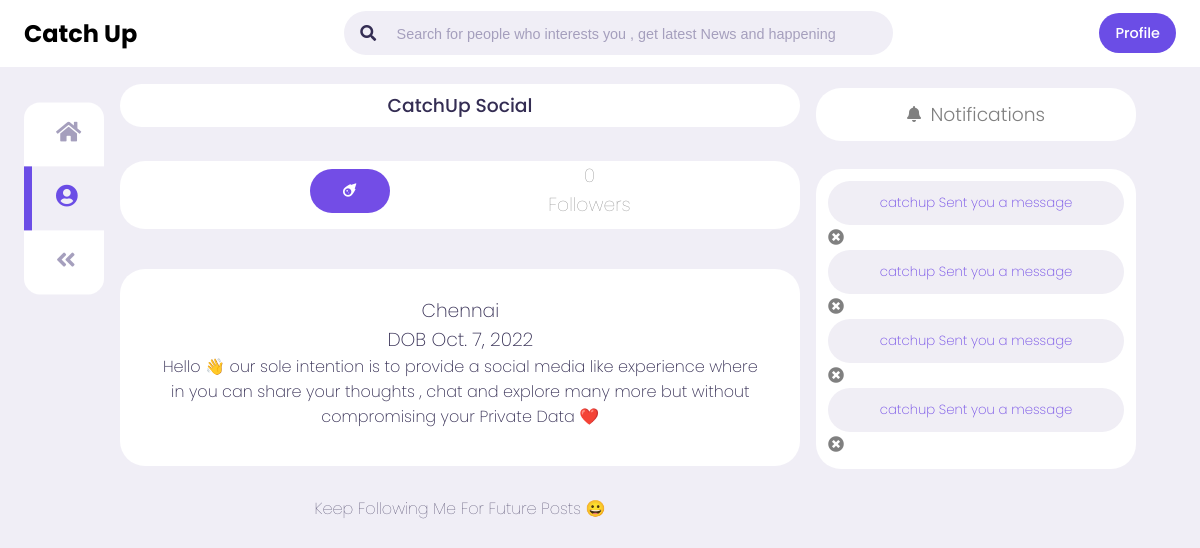
Before: /social/profile/33 (signed in) with the older database file.
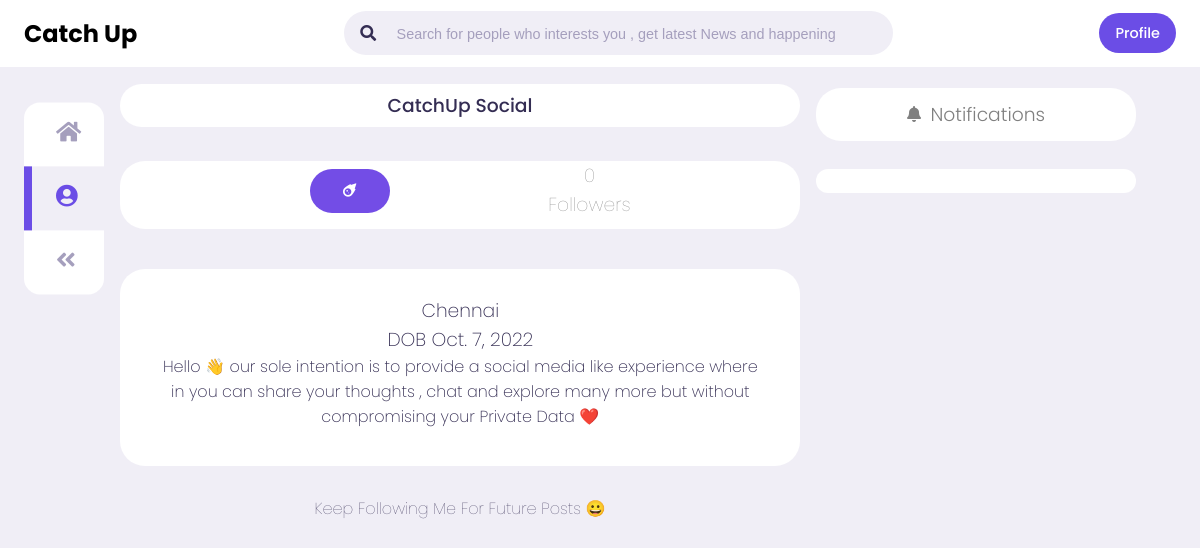
After: the same page with the newer database file.
### social/models.py (models this page shows, shortened)
class UserProfile(models.Model):
    user = models.OneToOneField(User , primary_key = True , verbose_name = 'user' , related_name = 'profile' , on_delete = models.CASCADE)
    name = models.CharField(max_length = 100 , blank = True , null = True)
    bio = models.TextField(max_length = 500 , blank = True , null = True)
    birth_date = models.DateField(null = True , blank = True)
    location = models.CharField(max_length = 100 , blank = True , null = True)
    picture = models.ImageField(upload_to = 'uploads/profile_pictures' , default = 'uploads/profile_pictures/world.png' , blank = True)
    followers = models.ManyToManyField(User , blank = True , related_name = 'followers')

class Notification(models.Model):
    notification_type = models.IntegerField()
    to_user = models.ForeignKey(User , related_name = 'notification_to' , on_delete = models.CASCADE , null = True)
    from_user = models.ForeignKey(User , related_name = 'notification_from' , on_delete = models.CASCADE , null = True)
    post = models.ForeignKey('Post' , on_delete = models.CASCADE , related_name = '+' , blank = True , null = True)
    comment = models.ForeignKey('Comment' , on_delete = models.CASCADE , related_name = '+' , blank = True , null = True)
    thread = models.ForeignKey('ThreadModel' , on_delete = models.CASCADE , related_name = "+" , blank = True , null = True)
    date = models.DateTimeField(default = timezone.now)
    user_has_seen = models.BooleanField(default = False)

### social/views.py (the view, shortened to what this page needs)
# urls.py: path('profile/<int:pk>' , ProfileView.as_view() , name = 'profile'),
class ProfileView(View):
    def get(self , request , pk ,**args):
        profile = UserProfile.objects.get(pk = pk)
        user = profile.user
        posts = Post.objects.filter(author = user).order_by('-created_on')
        followers = profile.followers.all()
        if len(followers) == 0:
            is_following = False
        number_of_followers  = len(followers)
        all_posts = len(posts)
        context = {
            'user' : user,
            'profile' : profile,
            'posts' : posts,
            'all_posts' : all_posts,
            'number_of_followers' : number_of_followers,
            'is_following' : is_following,
            'number_of_posts' : len(posts)
        }
        return render(request , 'social/profile.html' , context)

### social/templates/social/profile.html (shortened to what this page needs)
<!DOCTYPE html>
<html lang="en">
<head>
    <link rel="stylesheet" href="https://pro.fontawesome.com/releases/v5.10.0/css/all.css"/>
    <link rel="stylesheet" href="/static/css/post_list.css">
    <link rel="stylesheet" href="/static/css/general.css">
    <link rel="stylesheet" href="/static/css/notifications.css">
</head>
<body>
    {% load custom_tags %}
    {% load static %}
    <nav>
        <div class="container">
            <a href="{% url 'post-list' %}" style = "color:black;">
            <h2 class="logo">
                Catch Up
            </h2>
            </a>
            <div class="search-bar" >
                <form method="GET" action="{% url 'profile-search' %}">
                    <i class="fas fa-search"></i>
                    <input type="search" name = "query" value = "{{ request.GET.query }}" placeholder="Search for people who interests you , get latest News and happening">
                </form>
            </div>
            <div class="create">
                <a href="{% url 'profile' request.user.profile.pk %}">
                    <label class="btn btn-primary" for="create-post">Profile</label>
                </a>
                </div>
            </div>
    </nav>
    <main>
        <div class="container">
            <div class="left">
                <div class="sidebar">
                    <a  class="menu-item" href="{% url 'post-list' %}" style="color: hsl(255,75%,60%);">
                        <span><i class="fas fa-home"></i></span> <h3>Home</h3>
                    </a>
                    <a class="menu-item active" style="color: hsl(255,75%,60%);">
                        <span><i class="fas fa-user-circle"></i></span>
                    </a>
                     <a class="menu-item" href = "{% url 'account_logout' %}" style="color: hsl(255,75%,60%);">
                        <span><i class="fas fa-angle-double-left"></i></span> <h3>Sign Out</h3>
                    </a>
                </div>
            </div>
            <div class="middle">
                    <div class="profile-pic-name">
                        <div style="text-align: center;margin-top:0rem;">
                            {% if profile.name %}
                                <h3 style="font-weight: 500;size: 100px;">
                                    {{ profile.name }}
                                </h3>
                            {% endif %}
                        </div>
                    </div>
                    <div class="followers-count-and-button">
                        <div>
                            {% if user != request.user %}
                            <div class="bookmark" style="margin-right: 5%;">
                                {% if is_following %}
                                    <form action="{% url 'remove-follower' profile.pk %}" method = "POST">
                                        {% csrf_token %}
                                        <span>
                                            <button type="submit" style="background-color: rgb(214,88,100);color:white;border-radius: 25px;padding: 23%;padding-top: 17%;padding: 19%;cursor: pointer;">
                                                <span><i class="fas fa-meteor"></i></span>
                                            </button>
                                        </span>
                                    </form>
                                {% else %}
                                    <form action="{% url 'add-follower' profile.pk %}" method = "POST">
                                        <span>
                                            <button type="submit" style="background-color: hsl(255,75%,60%);color: white;border-radius: 25px;padding: 23%;padding-top: 17%;padding: 19%;cursor: pointer;">
                                                <span><i class="fas fa-meteor"></i></span>
                                            </button>
                                        </span>
                                    </form>
                                {% endif %}
                            </div>
                            {% endif %}
                        </div>
                        <div class="comments text-muted" style='padding-bottom:10px; border-radius:1em;'>
                            <a href="{% url 'followers-list' profile.pk %}" style="color: grey;">
                                <h3 style="font-weight: 100;margin-right: 11%; text-align:center;">
                                    {{ number_of_followers }}
                                    {% if number_of_followers == 1 %}
                                    Follower
                                    {% else %}
                                    Followers
                                    {% endif %}
                                    </h3>
                            </a>
                        </div>
                    </div>
                <div style="background-color: white;border-radius: 25px;padding-top: 3%;padding-bottom: 3%;padding-left: 3%; margin-top: 6%;">
                    <div style="margin-left: 3%;justify-content: center;align-items: center;background-color: white;border-radius: 0em;margin-right: 5%;padding-left: 5%;padding: 1%;text-align: center;padding-left: 0;">
                        <div style='padding-bottom:10px; border-radius:1em'>
                            {% if profile.location %}
                                <h3 style="font-weight: 200;">
                                    {{ profile.location }}
                                </h3>
                            {% endif %}
                            {% if profile.birth_date %}
                                <h3 style="font-weight: 200;">
                                    DOB
                                    {{ profile.birth_date }}
                                </h3>
                            {% endif %}
                            {% if profile.bio %}
                                <p style="font-weight: 200; font-size: 1rem;">
                                    {{ profile.bio }}
                                </p>
                            {% endif %}
                        </div>
                    </div>
                </div>
            {% if number_of_posts == 0 %}
                        <center style='margin-top:30px;color:color: hsl(255,75%,60%);;font-weight:100'>
                            Keep Following Me For Future Posts 😀
                        </center>
                        {% endif %}
                    </div>
                    <div class = "right" >
                        <div class = "notification-title">
                            <i class="fas fa-bell" style="margin-right: 3%;"></i>
                            <h3>Notifications</h3>
                        </div>
                        {% show_notifications %}
                    </div>
                </div>
            </div>
</body>
</html>

### social/templates/social/show_notifications.html (shortened to what this page needs)
       <div class="middle_in_notify" style="display: show">
                <div class="feeds">
                    <div>
                        <div id = "notification-container">
                            {% for notification in notifications %}
                                {% if notification.post %}
                                    {% if notification.notification_type == 1 %}
                                        <div class = "group">
                                            <a href="{% url 'post-notification' notification.pk notification.post.pk %}">
                                                <h5>
                                                    {{ notification.from_user }} Liked your post
                                                </h5>
                                            </a>
                                            <span onclick="removeNotification(`{% url 'notification-delete' notification.pk %}` , `{{ request.path }}`)">
                                                <i class="fas fa-times-circle"></i>
                                            </span>
                                        </div>
                                    {% elif notification.notification_type == 2 %}
                                    <!--
                                    <div class = "group">
                                        <a href="{% url 'post-notification' notification.pk notification.post.pk %}">
                                            <h5>
                                                {{ notification.from_user }} Commented on your post
                                            </h5>
                                        </a>
                                        <span onclick="removeNotification(`{% url 'notification-delete' notification.pk %}` , `{{ request.path }}`)">
                                            <i class="fas fa-times-circle"></i>
                                        </span>
                                    </div>
                                    -->
                                    {% endif %}
                                    {% elif notification.thread %}
                                    <div class = "group">
                                        <a href="{% url 'thread-notification' notification.pk notification.thread.pk %}">
                                            <h5>
                                                {{ notification.from_user }} Sent you a message
                                            </h5>
                                        </a>
                                        <span onclick="removeNotification(`{% url 'notification-delete' notification.pk %}` , `{{ request.path }}`)">
                                            <i class="fas fa-times-circle"></i>
                                        </span>
                                    </div>
                                {% endif %}
                            {% endfor %}
                        </div>
                    </div>

Changed rows visible on the page:
no longer on this page (row edited): Notification: from_user "catchup"
no longer on this page (row edited): Notification: from_user "catchup"
no longer on this page (row edited): Notification: from_user "catchup"
no longer on this page (row edited): Notification: from_user "catchup"
